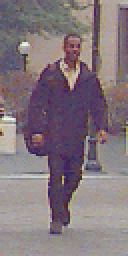
%> input picture SavedData/TrainingSet2/pos/per00008.ppm, 64 x 128 px (shown 2 times larger); its folder holds only this picture in this run
$ octave --eval "result = trainclassifier;"   (GNU Octave 9; MATLAB toolbox functions it lacks are replaced by stand-ins)
%> lines starting %> are read from the running program, lines starting %| are printed output that depends on the picture
### SavedData/getFeatureCell.m
function tempCell=getFeatureCell(folderpath,step);
%> called with folderpath = './TrainingSet2/pos', step = 1
    addpath('C:\Users\iiitd\Dropbox\Matlab Workspace\CV Project');
    files=dir(folderpath);
    usefulFiles=files(3:size(files,1));
    tempCell=[];

    for i=1:step:size(usefulFiles,1),
        usefulFiles(i).name;
        temp=imread(usefulFiles(i).name);
%> temp is the input picture: size 128x64x3 uint8; mean R, G, B 131.4, 118.4, 124.7
        tempCell{ceil(i/step)}=[HOG(temp)];
    end
end

### HOG.m
function [H,Imsend]=HOG(Im)
Im=rgb2gray(Im);
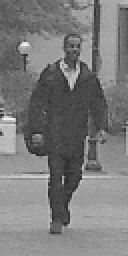
%> Im: size 128x64 uint8 (shown 2 times larger); min 44, max 242, mean 123
giveny=size(Im,1);
%> giveny = 128
givenx=size(Im,2);
%> givenx = 64
if(givenx~=64),
    sub=givenx-64;
    sub;
    leftcut=sub/2;
    rightcut=(sub/2)+mod(sub,2);
    left=1+leftcut;
    right=size(Im,2)-rightcut;
    left;
    right;
    Im=Im(:,left:right,:);
end
if(giveny~=128),
    sub=giveny-128;
    uppercut=sub/2;
    lowercut=(sub/2)+mod(sub,2);
    upper=1+uppercut;
    lower=size(Im,1)-lowercut;
    upper
    lower
    Im=Im(upper:lower,:,:);
end
size(Im)
%> ans = [128 64]
Imsend=Im;
load('config.mat');
if(windowsize==816),
    nwin_x=8;
    nwin_y=16;
else,
    nwin_x=4;
    nwin_y=8;
end
B=9;
[L,C]=size(Im); %
%> L = 128; C = 64
H=zeros(nwin_y,nwin_x,B);
Im=double(Im);
%> Im: size 128x64 double
step_x=floor(C/(nwin_x+1));
%> step_x = 7
step_y=floor(L/(nwin_y+1));
%> step_y = 7
cont=0;
hx = [-1,0,1];
hy = -hx';
grad_xr = imfilter(double(Im),hx);
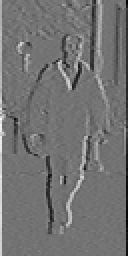
%> grad_xr: size 128x64 double (shown 2 times larger); min -181, max 220, mean 0; drawn with min black and max white
grad_yu = imfilter(double(Im),hy);
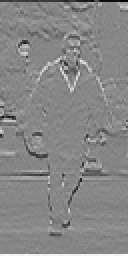
%> grad_yu: size 128x64 double (shown 2 times larger); min -188, max 167, mean -0.2; drawn with min black and max white
angles=atan2(grad_yu,grad_xr);
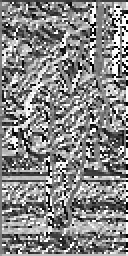
%> angles: size 128x64 double (shown 2 times larger); min -3.14, max 3.14, mean 0.191; drawn with min black and max white
magnit=((grad_yu.^2)+(grad_xr.^2)).^.5;
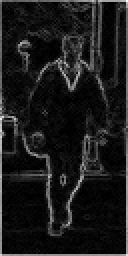
%> magnit: size 128x64 double (shown 2 times larger); min 0, max 258.9, mean 26.9; drawn with min black and max white
for n=0:nwin_y-1
    for m=0:nwin_x-1
        cont=cont+1;
        angles2=angles(n*step_y+1:(n+2)*step_y,m*step_x+1:(m+2)*step_x);
        magnit2=magnit(n*step_y+1:(n+2)*step_y,m*step_x+1:(m+2)*step_x);
        v_angles=angles2(:);
        v_magnit=magnit2(:);
        K=max(size(v_angles));

        bin=0;
        H2=zeros(B,1);
        for ang_lim=-pi+2*pi/B:2*pi/B:pi
            bin=bin+1;
            for k=1:K
                if v_angles(k)<ang_lim
                    v_angles(k)=100;
                    H2(bin)=H2(bin)+v_magnit(k);
                end
            end
        end

        H2=H2/(norm(H2)+0.01);

        H(n+1,m+1,:)=H2';
    end
    %% Local Normalization
    if(normalized==0),
    elseif(normalized==1),
        for n=1:nwin_y-1,
            for m=1:nwin_x-1,
                H(n,m,:)=H(n,m,:)./norm([H(n,m) H(n+1,m) H(n,m+1) H(n+1,m+1)]+0.01);
                H(n+1,m,:)=H(n,m,:)./norm([H(n,m) H(n+1,m) H(n,m+1) H(n+1,m+1)]+0.01);
                H(n,m+1,:)=H(n,m,:)./norm([H(n,m) H(n+1,m) H(n,m+1) H(n+1,m+1)]+0.01);
                H(n+1,m+1,:)=H(n,m,:)./norm([H(n,m) H(n+1,m) H(n,m+1) H(n+1,m+1)])+0.01;
            end
        end
    end
    %%
end
%> after the loop, H2 = [0.106; 0.0997; 0.326; 0.218; 0.138; 0.412; 0.675; 0.401; 0.139]; cont = 128; v_angles = 196 values, max 100 at index 2, min 3.14 at index 1, mean 95.55

### SavedData/driverCode.m
function [DataMatrix,Labels] = driverCode(folderpathpositive,folderpathnegative)
    % Input: A Folder with Images of size 64*128
    % Output: A Matrix with HOG Features computed for each image, depending on
    % constants set in the HOG function
    positivecell=getFeatureCell(folderpathpositive,1);
%> positivecell = 1 item
    posL=ones(1,size(positivecell,2));
    negativecell=getFeatureCell(folderpathnegative,3);
    negL=zeros(1,ceil(size(negativecell,2)));
    save('MITCellData_Unnormalized_8x16','positivecell','negativecell');
    Labels=[posL negL]
%> Labels = 1
    DataMatrix=[cell2matrix(positivecell);cell2matrix(negativecell)];
    save('MITMatrixData_Unnormalized_8x16','DataMatrix','Labels');
end

### SavedData/cell2matrix.m
function Matrix = cell2matrix(Cell)
Matrix=[];
for i=1:size(Cell,2),
    TrainPosRow=[];
    mat=cell2mat(Cell(i));
    for j=1:size(mat,1),
        for k=1:size(mat,2),
            TrainPosRow=[TrainPosRow, reshape(mat(j,k,:),[1,9])];
        end
    end
    Matrix=[Matrix;TrainPosRow];
end
%> this loop made 1 pass
%> after the loop, Matrix = 1152 values, max 0.989 at index 941, min 0 at index 801, mean 0.267

### SavedData/trainclassifier.m
function svm= trainclassifier(),
    disp('Obtaining Data.');
    [Matrix,Labels]=driverCode('./TrainingSet2/pos','./TrainingSet2/neg');
%> in driverCode, `DataMatrix=[cell2matrix(positivecell);cell2matrix(negativecell)];`: DataMatrix has the same summary as Matrix in cell2matrix
%> Labels = 1
    disp('Obtained Data. Training Classifier.');
    svm=svmtrain(Labels',Matrix);
%> svm = {Parameters [0 2 3 0.000868 0], nr_class 1, totalSV 0, Label 1, nSV 0}
%> `result = trainclassifier;`: result has the same summary as svm in trainclassifier
    save('MITSVM_Unnormalized_8x16','-struct','svm');
end
